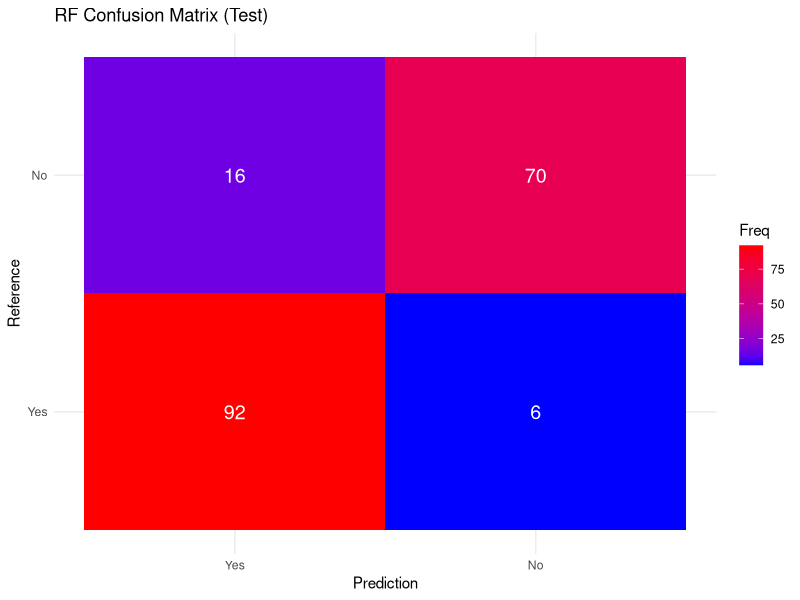
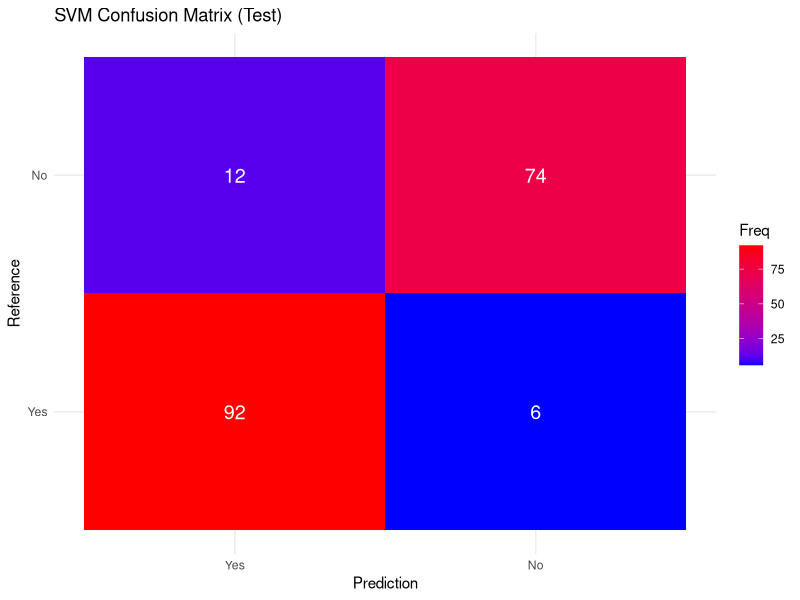
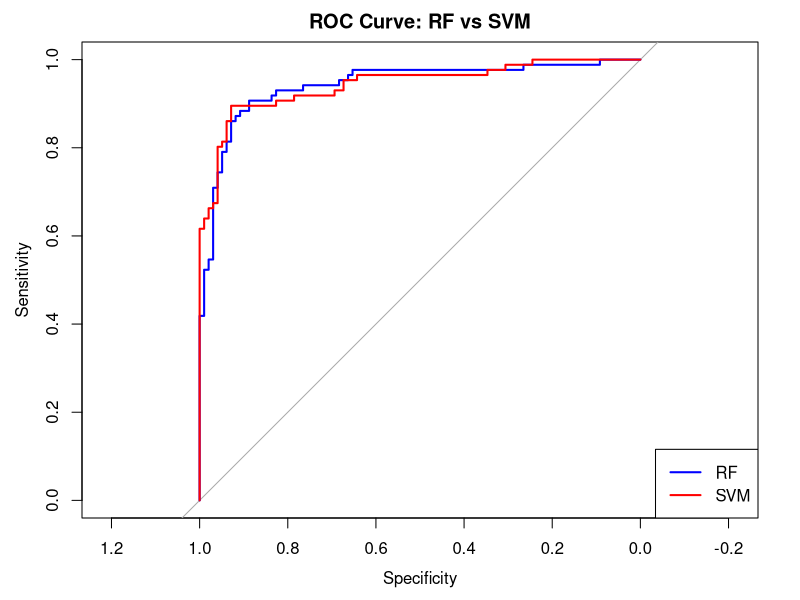
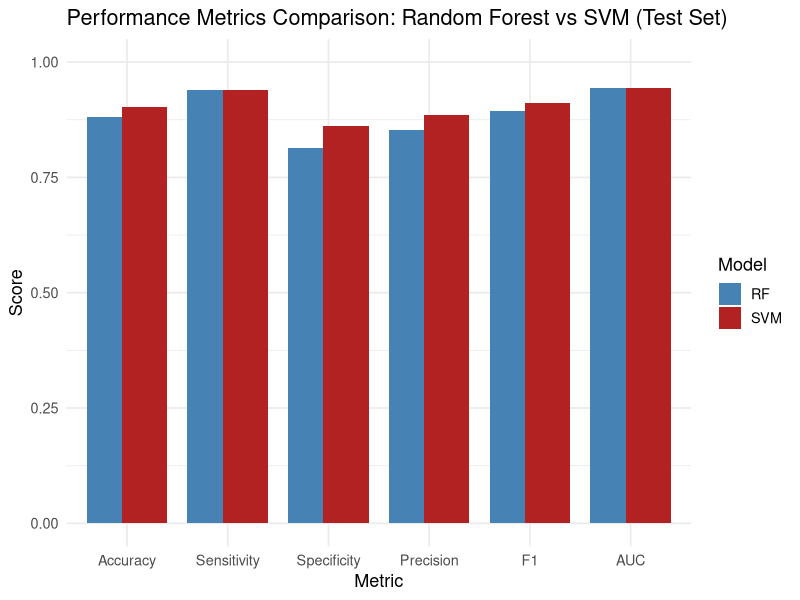

These charts were generated, in order, by the following R code:
## ---- chunk 1
library(caret)
library(ranger)
library(pROC)
library(ggplot2)
library(e1071)

set.seed(123)
## ---- chunk 2
train <- read.csv("../data/processed/train_scaled.csv", stringsAsFactors = TRUE)
val   <- read.csv("../data/processed/val_scaled.csv",   stringsAsFactors = TRUE)

train$HeartDisease <- factor(train$HeartDisease)
val$HeartDisease   <- factor(val$HeartDisease)

train$HeartDisease <- relevel(train$HeartDisease, ref = "Yes")
val$HeartDisease   <- relevel(val$HeartDisease, ref = "Yes")
## ---- chunk 3
ctrl <- trainControl(
  method = "cv",
  number = 5,
  classProbs = TRUE,
  summaryFunction = twoClassSummary,
  savePredictions = "final"
)

grid_rf <- expand.grid(
  mtry = 1:15,
  splitrule = "gini",
  min.node.size = c(5, 10, 15, 20)
)

rf_tuned <- suppressWarnings(suppressMessages(
  train(
    HeartDisease ~ .,
    data = train,
    method = "ranger",
    metric = "ROC",
    trControl = ctrl,
    tuneGrid = grid_rf,
    importance = "impurity",
    num.trees = 300,
    sample.fraction = 0.1,
    replace = TRUE,
    regularization.factor = 0.01,
    regularization.use = TRUE
  )
))

rf_tuned$bestTune
## ---- chunk 4
rf_results <- rf_tuned$results[, c("mtry","splitrule","min.node.size","ROC","Sens","Spec")]
head(rf_results)
## ---- chunk 5
full_train <- rbind(train, val)
best_rf <- rf_tuned$bestTune

rf_final <- suppressWarnings(suppressMessages(
  train(
    HeartDisease ~ .,
    data = full_train,
    method = "ranger",
    trControl = trainControl(method = "none", classProbs = TRUE),
    tuneGrid = best_rf,
    importance = "impurity",
    num.trees = 500,
    sample.fraction = 0.8,
    replace = TRUE
  )
))

rf_final
## ---- chunk 6
ctrl_svm <- trainControl(
  method = "cv",
  number = 10,
  classProbs = TRUE,
  summaryFunction = twoClassSummary,
  savePredictions = "final"
)

grid_svm <- expand.grid(
  C = c(1, 5, 10, 20, 50, 100),
  sigma = c(0.0001, 0.001, 0.005, 0.01)
)

svm_tuned <- train(
  HeartDisease ~ .,
  data = train,
  method = "svmRadial",
  metric = "ROC",
  trControl = ctrl_svm,
  tuneGrid = grid_svm
)

svm_tuned$bestTune
## ---- chunk 7
svm_results <- svm_tuned$results[, c("C","sigma","ROC","Sens","Spec")]
head(svm_results)
## ---- chunk 8
best_svm <- svm_tuned$bestTune

svm_final <- train(
  HeartDisease ~ .,
  data = full_train,
  method = "svmRadial",
  trControl = trainControl(method = "none", classProbs = TRUE),
  tuneGrid = best_svm
)

svm_final
## ---- chunk 9
tune_threshold_youden <- function(model) {
  preds <- model$pred
  folds <- unique(preds$Resample)
  best_thresholds <- c()
  
  for (f in folds) {
    fold_data <- preds[preds$Resample == f, ]
    
    best_value <- -Inf
    best_t <- 0.5
    
    for (t in seq(0.001, 0.999, by = 0.001)) {
      predicted_class <- ifelse(fold_data$Yes >= t, "Yes", "No")
      
      cm <- confusionMatrix(
        factor(predicted_class, levels=c("No","Yes")),
        factor(fold_data$obs,      levels=c("No","Yes")),
        positive="Yes"
      )
      
      J <- cm$byClass["Sensitivity"] + cm$byClass["Specificity"] - 1
      
      if (!is.na(J) && J > best_value) {
        best_value <- J
        best_t <- t
      }
    }
    
    best_thresholds <- c(best_thresholds, best_t)
  }
  
  mean(best_thresholds)
}

best_t_rf  <- tune_threshold_youden(rf_tuned)
best_t_svm <- tune_threshold_youden(svm_tuned)

best_t_rf
best_t_svm
## ---- chunk 10
compute_metrics <- function(prob, pred_class, data) {
  cm <- confusionMatrix(
    factor(pred_class, levels=c("No","Yes")),
    data$HeartDisease,
    positive="Yes"
  )
  
  roc_obj <- roc(data$HeartDisease, prob, levels=c("No","Yes"))
  
  data.frame(
    Accuracy    = cm$overall["Accuracy"],
    Sensitivity = cm$byClass["Sensitivity"],
    Specificity = cm$byClass["Specificity"],
    Precision   = cm$byClass["Precision"],
    F1          = cm$byClass["F1"],
    AUC         = auc(roc_obj)
  )
}

rf_prob_train  <- predict(rf_final, train, type="prob")[,"Yes"]
svm_prob_train <- predict(svm_final, train, type="prob")[,"Yes"]

rf_pred_train  <- ifelse(rf_prob_train >= best_t_rf, "Yes","No")
svm_pred_train <- ifelse(svm_prob_train >= best_t_svm, "Yes","No")

train_metrics <- rbind(
  cbind(Model="RF",  compute_metrics(rf_prob_train,  rf_pred_train, train)),
  cbind(Model="SVM", compute_metrics(svm_prob_train, svm_pred_train, train))
)

train_metrics
## ---- chunk 11
test <- read.csv("../data/processed/test_scaled.csv", stringsAsFactors = TRUE)
test$HeartDisease <- factor(test$HeartDisease)
test$HeartDisease <- relevel(test$HeartDisease, ref="Yes")

rf_prob_test  <- predict(rf_final, test, type="prob")[,"Yes"]
svm_prob_test <- predict(svm_final, test, type="prob")[,"Yes"]

rf_pred_test  <- ifelse(rf_prob_test >= best_t_rf, "Yes","No")
svm_pred_test <- ifelse(svm_prob_test >= best_t_svm, "Yes","No")

test_metrics <- rbind(
  cbind(Model="RF",  compute_metrics(rf_prob_test,  rf_pred_test, test)),
  cbind(Model="SVM", compute_metrics(svm_prob_test, svm_pred_test, test))
)

test_metrics
## ---- chunk 12
plot_confusion <- function(cm, title) {
  df <- as.data.frame(cm$table)
  ggplot(df, aes(Prediction, Reference, fill=Freq)) +
    geom_tile() +
    geom_text(aes(label=Freq), color="white", size=5) +
    scale_fill_gradient(low="blue", high="red") +
    theme_minimal() +
    labs(title=title)
}

cm_rf_test  <- confusionMatrix(factor(rf_pred_test, levels=c("No","Yes")), test$HeartDisease)
cm_svm_test <- confusionMatrix(factor(svm_pred_test, levels=c("No","Yes")), test$HeartDisease)

plot_confusion(cm_rf_test, "RF Confusion Matrix (Test)")
plot_confusion(cm_svm_test, "SVM Confusion Matrix (Test)")
## ---- chunk 13
roc_rf  <- roc(test$HeartDisease, rf_prob_test)
roc_svm <- roc(test$HeartDisease, svm_prob_test)

plot(roc_rf, col="blue", lwd=2, main="ROC Curve: RF vs SVM")
plot(roc_svm, col="red",  lwd=2, add=TRUE)
legend("bottomright", legend=c("RF","SVM"), col=c("blue","red"), lwd=2)
## ---- chunk 14
################################################################################
#                     METRIC COMPARISON PLOT
# ------------------------------------------------------------------------------
# Shows side-by-side comparison of Accuracy, Sensitivity, Specificity,
# Precision, F1, and AUC for RF and SVM on the TEST SET.
################################################################################

library(reshape2)
library(ggplot2)

# Rename for clarity
metrics_test <- test_metrics

# Convert to long format for plotting
metric_long <- melt(
  metrics_test,
  id.vars = "Model",
  measure.vars = c("Accuracy", "Sensitivity", "Specificity",
                   "Precision", "F1", "AUC"),
  variable.name = "Metric",
  value.name = "Value"
)

# Plot
ggplot(metric_long, aes(x = Metric, y = Value, fill = Model)) +
  geom_bar(stat = "identity", position = position_dodge(width = 0.7)) +
  theme_minimal(base_size = 13) +
  labs(
    title = "Performance Metrics Comparison: Random Forest vs SVM (Test Set)",
    x = "Metric",
    y = "Score"
  ) +
  scale_fill_manual(values = c("RF" = "steelblue", "SVM" = "firebrick")) +
  ylim(0, 1)
